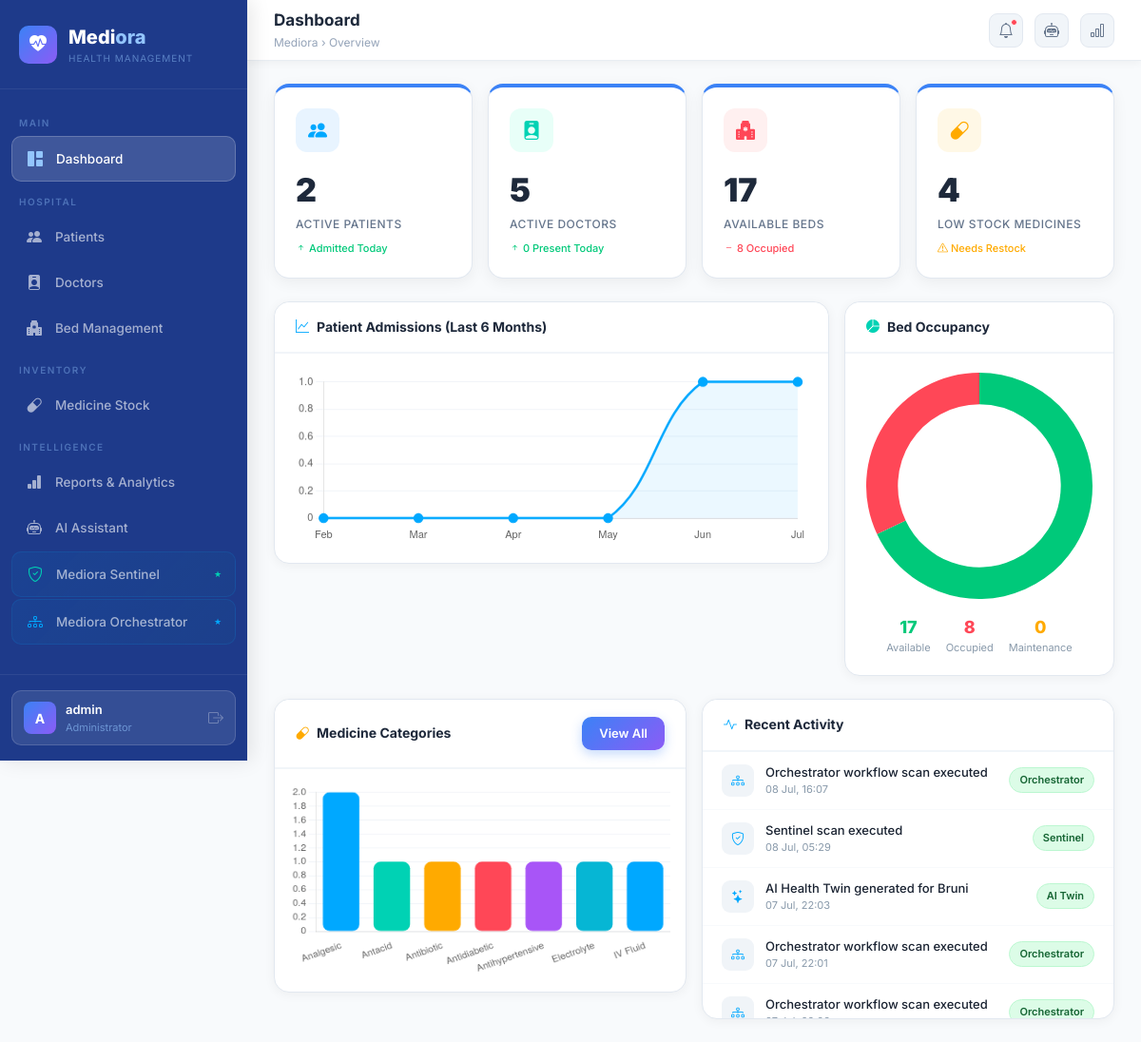
Screenshot of /dashboard (signed in) with the database file from the repository.
### app.py (models this page shows, shortened)
class Admin(db.Model):
    __tablename__ = 'admin'
    id = db.Column(db.Integer, primary_key=True)
    username = db.Column(db.String(80), unique=True, nullable=False)
    email = db.Column(db.String(120), unique=True, nullable=False)
    password_hash = db.Column(db.String(255), nullable=False)
    hospital_name = db.Column(db.String(200), default='Mediora Health Centre')
    created_at = db.Column(db.DateTime, default=datetime.utcnow)
    @property
    def is_authenticated(self): return True

class ActivityLog(db.Model):
    __tablename__ = 'activity_log'
    id = db.Column(db.Integer, primary_key=True)
    action = db.Column(db.String(200), nullable=False)
    category = db.Column(db.String(50))
    icon = db.Column(db.String(50), default='bi-activity')
    color = db.Column(db.String(20), default='primary')
    timestamp = db.Column(db.DateTime, default=datetime.utcnow)

### app.py (the view)
@app.route('/dashboard')
@login_required
def dashboard():
    stats = get_dashboard_stats()
    recent_activities = ActivityLog.query.order_by(ActivityLog.timestamp.desc()).limit(8).all()
    bed_chart = {
        'available': stats['available_beds'],
        'occupied': stats['occupied_beds'],
        'maintenance': Bed.query.filter_by(status='Maintenance').count()
    }
    monthly_data, month_labels = [], []
    for i in range(5, -1, -1):
        month_num = ((date.today().month - i - 1) % 12) + 1
        monthly_data.append(Patient.query.filter(extract('month', Patient.admission_date) == month_num).count())
        month_labels.append(calendar.month_abbr[month_num])
    med_categories = db.session.query(Medicine.category, func.count(Medicine.id)).group_by(Medicine.category).all()
    return render_template('dashboard.html', stats=stats, recent_activities=recent_activities,
        bed_chart=bed_chart, monthly_data=monthly_data, month_labels=month_labels, med_categories=med_categories)

### templates/dashboard.html (shortened to what this page needs)
{% extends "base.html" %}
{% block page_title %}Dashboard{% endblock %}
{% block breadcrumb %}Overview{% endblock %}
{% block content %}
<div class="row g-3 mb-4">
    <div class="col-xl-3 col-md-6">
        <div class="stat-card">
            <div class="icon-box" style="background:#e8f4ff;">
                <i class="bi bi-people-fill" style="color:#00a8ff;"></i>
            </div>
            <div class="stat-value">{{ stats.total_patients }}</div>
            <div class="stat-label">Active Patients</div>
            <div class="stat-change" style="color:#00c97a;">
                <i class="bi bi-arrow-up-short"></i> Admitted Today
            </div>
        </div>
    </div>
    <div class="col-xl-3 col-md-6">
        <div class="stat-card">
            <div class="icon-box" style="background:#e8fff8;">
                <i class="bi bi-person-badge-fill" style="color:#00d2b4;"></i>
            </div>
            <div class="stat-value">{{ stats.total_doctors }}</div>
            <div class="stat-label">Active Doctors</div>
            <div class="stat-change" style="color:#00c97a;">
                <i class="bi bi-arrow-up-short"></i> {{ stats.today_attendance }} Present Today
            </div>
        </div>
    </div>
    <div class="col-xl-3 col-md-6">
        <div class="stat-card">
            <div class="icon-box" style="background:#fff0f0;">
                <i class="bi bi-hospital-fill" style="color:#ff4757;"></i>
            </div>
            <div class="stat-value">{{ stats.available_beds }}</div>
            <div class="stat-label">Available Beds</div>
            <div class="stat-change" style="color:#ff4757;">
                <i class="bi bi-dash"></i> {{ stats.occupied_beds }} Occupied
            </div>
        </div>
    </div>
    <div class="col-xl-3 col-md-6">
        <div class="stat-card">
            <div class="icon-box" style="background:#fff8e6;">
                <i class="bi bi-capsule" style="color:#ffaa00;"></i>
            </div>
            <div class="stat-value">{{ stats.low_stock_meds }}</div>
            <div class="stat-label">Low Stock Medicines</div>
            <div class="stat-change" style="color:#ffaa00;">
                <i class="bi bi-exclamation-triangle"></i> Needs Restock
            </div>
        </div>
    </div>
</div>
<div class="row g-3 mb-4">
    <div class="col-xl-8">
        <div class="content-card">
            <div class="content-card-header">
                <h6><i class="bi bi-graph-up me-2" style="color:#00a8ff;"></i>Patient Admissions (Last 6 Months)</h6>
            </div>
            <div class="content-card-body">
                <canvas id="patientChart" height="100"></canvas>
            </div>
        </div>
    </div>
    <div class="col-xl-4">
        <div class="content-card">
            <div class="content-card-header">
                <h6><i class="bi bi-pie-chart-fill me-2" style="color:#00d2b4;"></i>Bed Occupancy</h6>
            </div>
            <div class="content-card-body">
                <canvas id="bedChart" height="160"></canvas>
                <div class="d-flex justify-content-center gap-3 mt-3">
                    <div class="text-center">
                        <div style="font-size:18px;font-weight:800;color:#00c97a;">{{ bed_chart.available }}</div>
                        <div style="font-size:11px;color:#8899aa;">Available</div>
                    </div>
                    <div class="text-center">
                        <div style="font-size:18px;font-weight:800;color:#ff4757;">{{ bed_chart.occupied }}</div>
                        <div style="font-size:11px;color:#8899aa;">Occupied</div>
                    </div>
                    <div class="text-center">
                        <div style="font-size:18px;font-weight:800;color:#ffaa00;">{{ bed_chart.maintenance }}</div>
                        <div style="font-size:11px;color:#8899aa;">Maintenance</div>
                    </div>
                </div>
            </div>
        </div>
    </div>
</div>
<div class="row g-3">
    <div class="col-xl-6">
        <div class="content-card">
            <div class="content-card-header">
                <h6><i class="bi bi-capsule me-2" style="color:#ffaa00;"></i>Medicine Categories</h6>
                <a href="/inventory" class="btn-primary-custom btn btn-sm">View All</a>
            </div>
            <div class="content-card-body" style="padding:0;">
                <canvas id="medChart" height="180" style="padding:16px;"></canvas>
            </div>
        </div>
    </div>
    <div class="col-xl-6">
        <div class="content-card">
            <div class="content-card-header">
                <h6><i class="bi bi-activity me-2" style="color:#00a8ff;"></i>Recent Activity</h6>
            </div>
            <div class="content-card-body" style="padding:0;">
                <div style="max-height:280px;overflow-y:auto;">
                    {% for activity in recent_activities %}
                    <div style="display:flex;align-items:center;gap:12px;padding:12px 20px;border-bottom:1px solid #f8fafc;">
                        <div style="width:34px;height:34px;border-radius:9px;background:#f0f4f8;display:flex;align-items:center;justify-content:center;flex-shrink:0;">
                            <i class="bi {{ activity.icon }}" style="color:#00a8ff;font-size:14px;"></i>
                        </div>
                        <div style="flex:1;">
                            <div style="font-size:13px;font-weight:500;color:#1a2332;">{{ activity.action }}</div>
                            <div style="font-size:11px;color:#8899aa;">{{ activity.timestamp.strftime('%d %b, %H:%M') }}</div>
                        </div>
                        <span class="badge-status badge-available">{{ activity.category }}</span>
                    </div>
                    {% else %}
                    <div style="padding:30px;text-align:center;color:#8899aa;font-size:13px;">
                        <i class="bi bi-inbox" style="font-size:32px;display:block;margin-bottom:8px;"></i>
                        No recent activity
                    </div>
                    {% endfor %}
                </div>
            </div>
        </div>
    </div>
</div>
{% endblock %}
{% block extra_js %}
<script>
// Patient Admissions Chart
new Chart(document.getElementById('patientChart'), {
    type: 'line',
    data: {
        labels: {{ month_labels | tojson }},
        datasets: [{
            label: 'Admissions',
            data: {{ monthly_data | tojson }},
            borderColor: '#00a8ff',
            backgroundColor: 'rgba(0,168,255,0.08)',
            borderWidth: 2.5,
            pointBackgroundColor: '#00a8ff',
            pointRadius: 4,
            fill: true,
            tension: 0.4
        }]
    },
    options: {
        responsive: true,
        plugins: { legend: { display: false } },
        scales: {
            y: { beginAtZero: true, grid: { color: '#f0f4f8' }, ticks: { font: { size: 11 } } },
            x: { grid: { display: false }, ticks: { font: { size: 11 } } }
        }
    }
});
// Bed Chart
new Chart(document.getElementById('bedChart'), {
    type: 'doughnut',
    data: {
        labels: ['Available', 'Occupied', 'Maintenance'],
        datasets: [{
            data: [{{ bed_chart.available }}, {{ bed_chart.occupied }}, {{ bed_chart.maintenance }}],
            backgroundColor: ['#00c97a', '#ff4757', '#ffaa00'],
            borderWidth: 0,
            hoverOffset: 6
        }]
    },
    options: {
        responsive: true,
        cutout: '72%',
        plugins: { legend: { display: false } }
    }
});
// Medicine Category Chart
new Chart(document.getElementById('medChart'), {
    type: 'bar',
    data: {
        labels: [{% for cat, count in med_categories %}'{{ cat }}',{% endfor %}],
        datasets: [{
            label: 'Medicines',
            data: [{% for cat, count in med_categories %}{{ count }},{% endfor %}],
            backgroundColor: ['#00a8ff','#00d2b4','#ffaa00','#ff4757','#a855f7','#06b6d4'],
            borderRadius: 8, borderSkipped: false
        }]
    },
    options: {
        responsive: true,
        plugins: { legend: { display: false } },
        scales: {
            y: { beginAtZero: true, grid: { color: '#f0f4f8' }, ticks: { font: { size: 11 } } },
            x: { grid: { display: false }, ticks: { font: { size: 11 } } }
        }
    }
});
</script>
{% endblock %}

### templates/base.html (shortened to what this page needs)
<!DOCTYPE html>
<html lang="en">
<head>
    <link href="https://cdn.jsdelivr.net/npm/bootstrap@5.3.2/dist/css/bootstrap.min.css" rel="stylesheet">
    <link href="https://cdn.jsdelivr.net/npm/bootstrap-icons@1.11.3/font/bootstrap-icons.css" rel="stylesheet">
    <link rel="stylesheet" href="/static/css/style.css">
</head>
<body>
<div class="sidebar">
    <div class="sidebar-brand">
        <div class="logo"><i class="bi bi-heart-pulse-fill"></i></div>
        <div>
            <div class="name">Medi<span>ora</span></div>
            <div class="sub">Health Management</div>
        </div>
    </div>
    <nav class="sidebar-nav">
        <div class="nav-section-label">Main</div>
        <a href="/dashboard" class="nav-link {% if request.endpoint == 'dashboard' %}active{% endif %}">
            <i class="bi bi-grid-1x2-fill"></i> Dashboard
        </a>
        <div class="nav-section-label">Hospital</div>
        <a href="/patients" class="nav-link {% if request.endpoint == 'patients' %}active{% endif %}">
            <i class="bi bi-people-fill"></i> Patients
        </a>
        <a href="/doctors" class="nav-link {% if request.endpoint == 'doctors' %}active{% endif %}">
            <i class="bi bi-person-badge-fill"></i> Doctors
        </a>
        <a href="/beds" class="nav-link {% if request.endpoint == 'beds' %}active{% endif %}">
            <i class="bi bi-hospital-fill"></i> Bed Management
        </a>
        <div class="nav-section-label">Inventory</div>
        <a href="/inventory" class="nav-link {% if request.endpoint == 'inventory' %}active{% endif %}">
            <i class="bi bi-capsule"></i> Medicine Stock
        </a>
        <div class="nav-section-label">Intelligence</div>
        <a href="/reports" class="nav-link {% if request.endpoint == 'reports' %}active{% endif %}">
            <i class="bi bi-bar-chart-fill"></i> Reports & Analytics
        </a>
        <a href="/chatbot" class="nav-link {% if request.endpoint == 'chatbot' %}active{% endif %}">
            <i class="bi bi-robot"></i> AI Assistant
        </a>
        <a href="/sentinel" class="nav-link {% if request.endpoint == 'sentinel' %}active{% endif %}" style="background: linear-gradient(135deg, rgba(0,168,255,0.08), rgba(0,210,180,0.04)); border: 1px solid rgba(0,168,255,0.12);">
            <i class="bi bi-shield-check" style="color:#00d2b4;"></i> Mediora Sentinel <span style="margin-left:auto;font-size:9px;color:#00d2b4;">★</span>
        </a>
        <a href="/orchestrator" class="nav-link {% if request.endpoint == 'orchestrator' %}active{% endif %}" style="background: linear-gradient(135deg, rgba(0,168,255,0.08), rgba(0,210,180,0.04)); border: 1px solid rgba(0,168,255,0.12);">
            <i class="bi bi-diagram-3" style="color:#00a8ff;"></i> Mediora Orchestrator <span style="margin-left:auto;font-size:9px;color:#00a8ff;">★</span>
        </a>
    </nav>
    <div class="sidebar-footer">
        <div class="user-card">
            <div class="user-avatar">{{ current_user.username[0].upper() }}</div>
            <div class="user-info">
                <div class="uname">{{ current_user.username }}</div>
                <div class="urole">Administrator</div>
            </div>
            <a href="/logout" class="logout-btn" title="Logout">
                <i class="bi bi-box-arrow-right"></i>
            </a>
        </div>
    </div>
</div>
<div class="main-content">
    <div class="topbar">
        <div class="topbar-left">
            <div class="page-title">{% block page_title %}Dashboard{% endblock %}</div>
            <div class="breadcrumb-text">Mediora › {% block breadcrumb %}Overview{% endblock %}</div>
        </div>
        <div class="topbar-right">
            <div class="topbar-badge">
                <a href="/inventory" class="topbar-btn"><i class="bi bi-bell"></i></a>
                <span class="badge-dot"></span>
            </div>
            <a href="/chatbot" class="topbar-btn"><i class="bi bi-robot"></i></a>
            <a href="/reports" class="topbar-btn"><i class="bi bi-bar-chart"></i></a>
        </div>
    </div>
    <div class="page-body">
        {% block content %}{% endblock %}
    </div>
</div>
{% block extra_js %}{% endblock %}
</body>
</html>

### rows the page displays
Admin: username "A", username "admin"
ActivityLog: action "Orchestrator workflow scan executed", timestamp "08 Jul, 16:07", category "Orchestrator"
ActivityLog: action "Sentinel scan executed", timestamp "08 Jul, 05:29", category "Sentinel"
ActivityLog: action "AI Health Twin generated for Bruni", timestamp "07 Jul, 22:03", category "AI Twin"
ActivityLog: action "Orchestrator workflow scan executed", timestamp "07 Jul, 22:01", category "Orchestrator"
ActivityLog: action "Orchestrator workflow scan executed", category "Orchestrator"

### other values shown
{{ stats.total_patients }} "2"
{{ stats.total_doctors }} "5"
{{ stats.today_attendance }} "0"
{{ stats.available_beds }} "17"
{{ stats.occupied_beds }} "8"
{{ stats.low_stock_meds }} "4"
{{ bed_chart.available }} "17"
{{ bed_chart.occupied }} "8"
{{ bed_chart.maintenance }} "0"
chart data {{ month_labels | tojson }} ["Feb", "Mar", "Apr", "May", "Jun", "Jul"]
chart data {{ monthly_data | tojson }} [0, 0, 0, 0, 1, 1]
chart data {{ bed_chart.available }} 17
chart data {{ bed_chart.occupied }} 8
